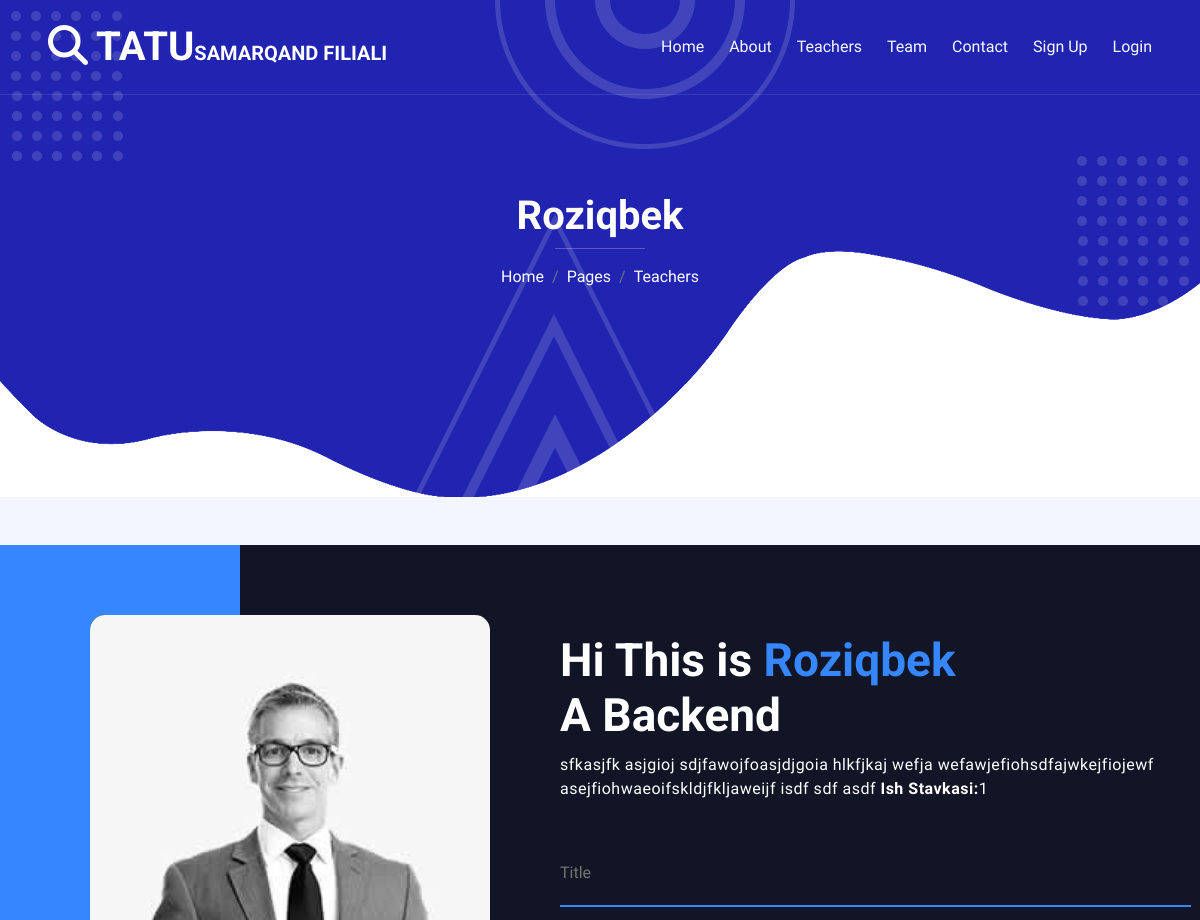
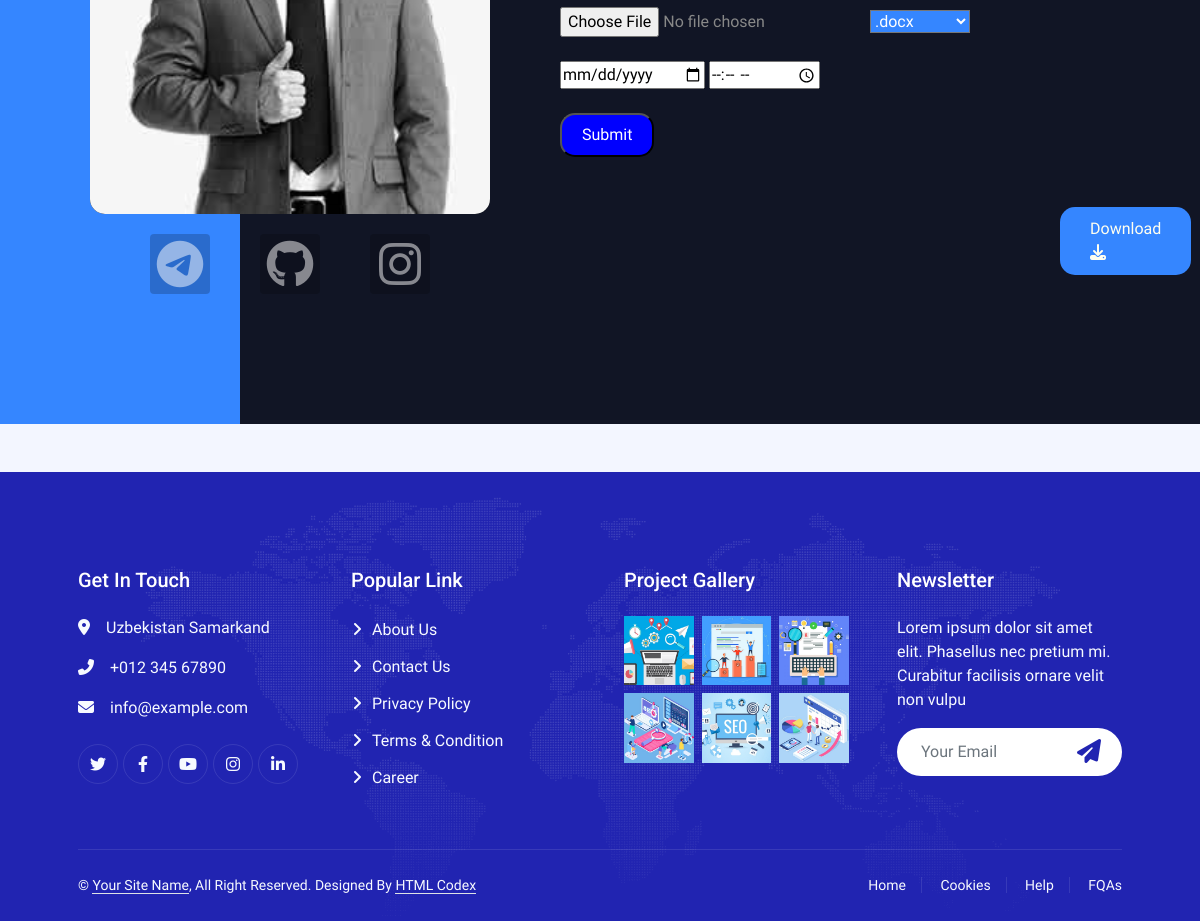
Screenshot of /info/Roziqbek/ with the database file from the repository (2 pictures, top to bottom).
### contact/models.py (models this page shows, shortened)
class InfoModell(models.Model):
    img = models.ImageField(upload_to='image/')
    name = models.CharField(max_length=200)
    occupation = models.CharField(max_length=100)
    text = models.TextField(max_length=1000)
    rate = models.CharField(max_length=50)
    document = models.FileField(upload_to='pdf')

### contact/views.py (the view, shortened to what this page needs)
# urls.py: path('info/<str:name>/',TeachersInfoView,name='info'),
def TeachersInfoView(request,name):
  obj = InfoModell.objects.get(name=name)
  return render(request,'contact/info.html',{'obj':obj})

### contact/templates/contact/info.html (shortened to what this page needs)
{% extends 'base.html' %}
{% load static %}
{% block content %}
<div class="container-xxl py-5 bg-primary hero-header mb-5">
  <div class="container my-5 py-5 px-lg-5">
    <div class="row g-5 py-5">
      <div class="col-12 text-center">
        <h1 class="text-white animated zoomIn">{{obj.name}}</h1>
        <hr class="bg-white mx-auto mt-0" style="width: 90px;">
        <nav aria-label="breadcrumb">
          <ol class="breadcrumb justify-content-center">
            <li class="breadcrumb-item"><a class="text-white" href="#">Home</a></li>
            <li class="breadcrumb-item"><a class="text-white" href="#">Pages</a></li>
            <li class="breadcrumb-item text-white active" aria-current="page">Teachers</li>
          </ol>
        </nav>
      </div>
    </div>
  </div>
</div>
<div id="teacher-profile">
  <div class="container">
    <div class="home-cols">
      <div class="home-img-col">
        <img src="{{obj.img.url}}" alt="" />
        <div class="home-item-cols">
          <div class="home-item-col">
            <a href=""><i class="fa-brands fa-telegram fa-3x"></i></a>
          </div>
          <div class="home-item-col">
            <a href=""><i class="fa-brands fa-github fa-3x"></i></a>
          </div>
          <div class="home-item-col">
            <a href=""><i class="fa-brands fa-instagram fa-3x"></i></a>
          </div>
        </div>
      </div>
      <div class="home-info-col">
        <h1>
          Hi This is <span>{{obj.name}}</span><br />
          A {{obj.occupation}}
        </h1>
        <p>
          {{obj.text}} <strong>Ish Stavkasi:</strong>{{obj.rate}}
        </p><br>
        <form action="" method="post">
          <input class="form-item" type="text" name="title" placeholder="Title">
          <br>
          <div class="file">
            <input type="file" name="filename">
            <select name="types">
              <option value=".docx">.docx</option>
            </select>
          </div>
          <br>
          <div class="datetime">
            <input type="date" name="date" placeholder="Date">
            <input type="time" name="time" placeholder="Time">
          </div>
          <br>
          <input class="btn1" type="submit" value="Submit">
        </form>
        <a type="submit" href="{{obj.document.url}}" download class="download">Download <i class="fa-solid fa-download"></i></a>
      </div>
    </div>
  </div>
</div>
{% endblock content %}

### static/css/style.css (style rules this page uses)
:root { --primary: #2124B1; --secondary: #4777F5; --light: #F7FAFF; --dark: #1D1D27; }
h1, h2, h3, .fw-bold { font-weight: 700 !important; }
.hero-header { background: url(../img/bg-dot.png), url(../img/bg-dot.png), url(../img/bg-round.png), url(../img/bg-tree.png), url(../img/bg-bottom-hero.png); background-position: 10px 10px, bottom 190px right 10px, left 55% top -1px, left 45% bottom -1px, center bottom -1px; background-repeat: no-repeat; }

### contact/templates/contact/info.html (style rules this page uses)
#teacher-profile { background: #111525; position: relative; margin: auto; max-width: 1320px; }
#teacher-profile::before { content: ""; width: 20%; height: 100%; background: #3586ff; position: absolute; top: 0; left: 0; border-bottom-right-radius: 20; }
#teacher-profile .container { padding: 70px 5%; padding-bottom: 130px; width: 95%; margin: auto; }
#teacher-profile .home-cols { display: flex; justify-content: space-between; align-items: center; gap: 70px; position: relative; }
#teacher-profile .container .home-cols .home-img-col img { width: 400px; background-color: black; border-radius: 15px; filter: grayscale(100%); transition: 1s; margin-bottom: 20px; }
#teacher-profile .container .home-cols .home-img-col .home-item-cols { display: flex; justify-content: center; align-items: center; gap: 50px; }
#teacher-profile .container .home-cols .home-img-col .home-item-cols .home-item-col { display: flex; flex-direction: column; align-items: center; position: relative; }
#teacher-profile .container .home-cols .home-img-col .home-item-cols .home-item-col a { position: relative; color: rgba(255, 255, 255, 0.5); background: rgba(0, 0, 0, 0.2); width: 60px; height: 60px; display: flex; justify-content: center; align-items: center; border-radius: 4px; transition: 0.5s; z-index: 3; }
#teacher-profile .container .home-cols .home-info-col h1 { color: white; font-size: 46px; font-weight: 700; }
#teacher-profile .container .home-cols .home-info-col h1 span { color: #3586ff; }
#teacher-profile .container .home-cols .home-info-col p { color: #fff; font-size: 16px; letter-spacing: 0.5px; font-weight: 400; margin-top: 10px; }
.download { display: inline-block; margin-top: 50px; margin-left: 500px; color: #fffff0; background-color: #3586ff;; padding: 10px 30px; border-radius: 15px; text-decoration: none; }
form .form-item { border: none; outline: none; width: 100%; background: transparent; color: #fff; padding: 20px 0; border-bottom: 2px solid #3586ff; margin-bottom: 20px; }
form select { width: 100px; background: #3586ff; color: #fff; }
form .btn1 { padding: 8px 20px; background: #00f; color: #fff; border-radius: 15px; }

### rows the page displays
InfoModell: name "Roziqbek", img (picture), occupation "Backend", text "sfkasjfk asjgioj sdjfawojfoasjdjgoia hlkfjkaj wefja wefawjefiohsdfajwkejfiojewf asejfiohwaeoifskldjfkljaweijf isdf sdf asdf", rate "1"
